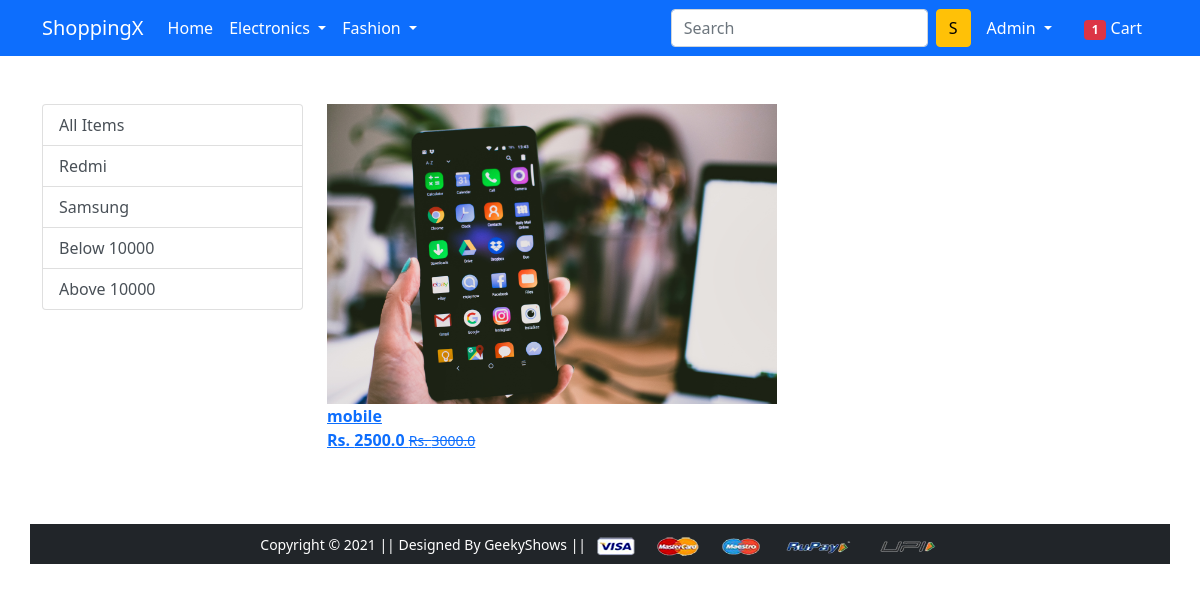
/mobile/Redmi (signed in), run on the app's committed database.
### app/models.py (models this page shows, shortened)
class Product(models.Model):
    title = models.CharField(max_length=50)
    description = models.CharField(max_length=200)
    selling_price = models.FloatField()
    discounted_price = models.FloatField()
    brand = models.CharField(max_length=100)
    category = models.CharField(choices = CATEGORY_CHOICES,max_length=2)
    product_image = models.ImageField(upload_to='producting')

### app/views.py (the view)
# urls.py: path('mobile/', views.mobile_View.as_view(), name='mobile'),
@method_decorator(login_required, name='dispatch')
class mobile_View(View):
    def get(self, request, data=None):
        totalitem = 0
        if request.user.is_authenticated:
            totalitem = len(Cart.objects.filter(user=request.user))
        if data == None:
            product_mobile = Product.objects.filter(category='M')
        elif data == 'Redmi' or data == 'Samsung':
            product_mobile = Product.objects.filter(
                category='M').filter(brand=data)
        elif data == 'below':
            product_mobile = Product.objects.filter(
                category='M').filter(discounted_price__lt=10000)
        elif data == 'above':
            product_mobile = Product.objects.filter(
                category='M').filter(discounted_price__gt=10000)
        return render(request, 'app/mobile.html', {'product_mobile': product_mobile,'totalitem':totalitem})

### app/templates/app/mobile.html (shortened to what this page needs)
{% extends 'app/base.html' %}
{% load static %}
{% block main-content %}
<div class="container my-5">
    <div class="row">
        <div class="col-sm-3">
            <div class="list-group">
                <a href="{% url 'mobile' %}" class="list-group-item list-group-item-action" aria-current="true">
                    All Items
                </a>
                <a href="{% url 'mobiledata' 'Redmi' %}" class="list-group-item list-group-item-action"
                    aria-current="true">Redmi</a>
                <a href="{% url 'mobiledata' 'Samsung' %}" class="list-group-item list-group-item-action"
                    aria-current="true">Samsung</a>
                    <a href="{% url 'mobiledata' 'below' %}" class="list-group-item list-group-item-action"
                    aria-current="true">Below 10000</a>
                <a href="{% url 'mobiledata' 'above' %}" class="list-group-item list-group-item-action"
                    aria-current="true">Above 10000</a>
            </div>
        </div>
        <div class='col-sm-8'>
            <div class="'row">
                {% for product in product_mobile %}
                <div class="'col-sm-4 text mb-4">
                    <a href="{% url 'product-detail' product.id %}" class="'btn">
                        <div class="'item">
                            <img src='{{product.product_image.url}}' alt="" height="300"  class="">
                            <div class="fw-bold">{{product.title}}</div>
                            <div class="fw-bold">Rs. {{product.discounted_price}}
                                <small class="fw-light text-decoration-line-through">Rs.
                                    {{product.selling_price}}</small>
                            </div>
                    </a>
                    {% endfor %}
                </div>
            </div>
        </div>
    </div>
    {% endblock main-content %}

### app/templates/app/base.html (shortened to what this page needs)
<!doctype html>
{% load static %}
<html lang="en">
  <head>
    <link href="https://cdn.jsdelivr.net/npm/bootstrap@5.0.0-beta1/dist/css/bootstrap.min.css" rel="stylesheet">
    <link rel="stylesheet" href="{% static 'app/css/owl.carousel.min.css' %}">
    <link rel="stylesheet" href="{% static 'app/css/all.min.css' %}">
    <link rel="stylesheet" href="{% static 'app/css/style.css' %}">
  </head>
  <body>
    <nav class="navbar navbar-expand-lg navbar-dark bg-primary">
     <div class="container">
       <a class="navbar-brand" href="/">ShoppingX</a>
       <div class="collapse navbar-collapse" id="navbarSupportedContent">
         <ul class="navbar-nav me-auto mb-2 mb-lg-0">
           <li class="nav-item">
             <a class="nav-link active" aria-current="page" href="/">Home</a>
           </li>
           <li class="nav-item dropdown">
             <a class="nav-link dropdown-toggle text-white" href="#" id="electronicsDropdown" role="button" data-bs-toggle="dropdown" aria-expanded="false">
               Electronics
             </a>
           </li>
           <li class="nav-item dropdown">
             <a class="nav-link dropdown-toggle text-white" href="#" id="fashionDropdown" role="button" data-bs-toggle="dropdown" aria-expanded="false">
               Fashion
             </a>
           </li>
         </ul>
         <form class="d-flex">
           <input class="form-control me-2" type="search" placeholder="Search" aria-label="Search">
           <button class="btn btn-warning" type="submit">S</button>
         </form>
         <div>
          <ul class="navbar-nav me-auto mb-2 mb-lg-0">
            {% if request.user.is_authenticated %}
           <li class="nav-item dropdown mx-2">
              <a class="nav-link dropdown-toggle text-white" href="#" id="profileDropdown" role="button" data-bs-toggle="dropdown" aria-expanded="false">
                {{user|capfirst}}
              </a>
            </li>
            <li class="nav-item mx-2">
             <a href="{% url 'cart' %}" class="nav-link text-white"><span class="badge bg-danger">{{totalitem}}</span> Cart </a>
            </li>
            {% endif %}
          </ul>
         </div>
       </div>
     </div>
    </nav>
    {% block main-content %} {% endblock main-content %}
    <footer class="container-fluid bg-dark text-center p-2 mt-5">
        <small class="text-white">Copyright &copy; 2021 || Designed By GeekyShows || </small>
        <img src="{% static 'app/images/payment.png' %}" alt="" srcset="" class="img-fluid" height="2px">
    </footer>
  </body>
</html>

### data on the page
Product: product_image (picture), title "mobile", discounted_price "2500.0", selling_price "3000.0"

### other printed values
{{ user|capfirst }} "Admin"
{{ totalitem }} "1"
